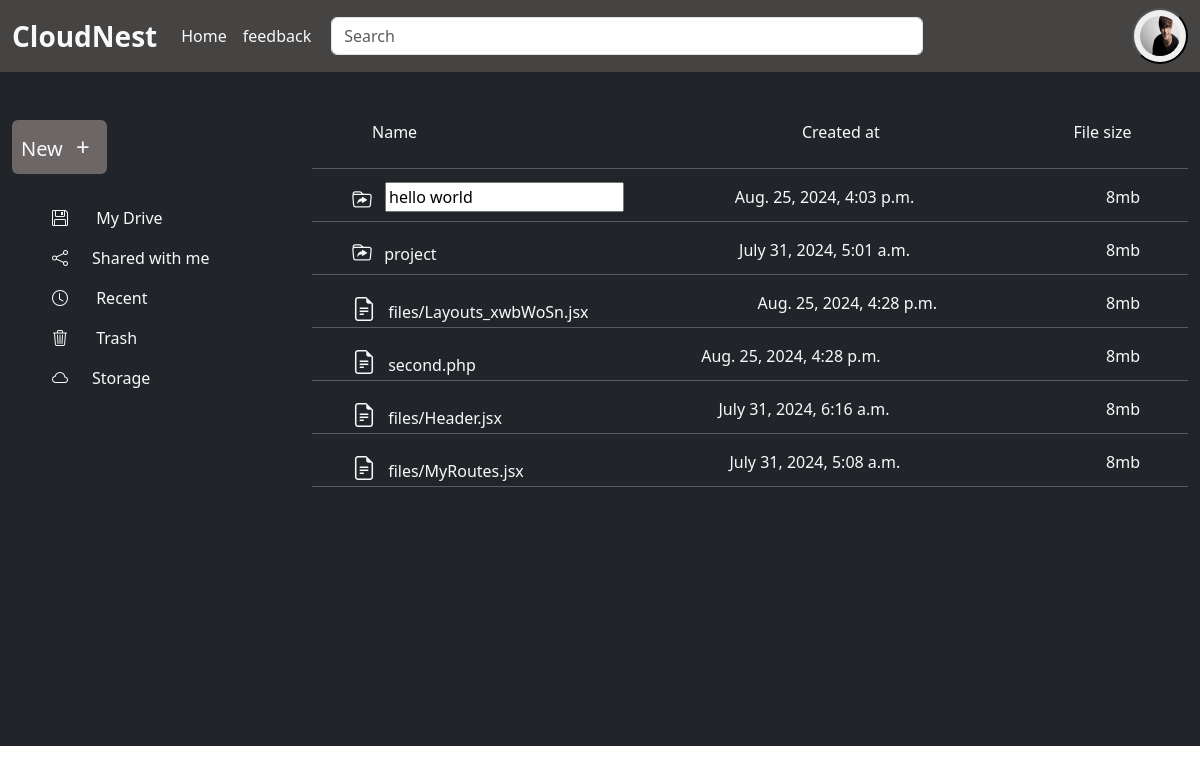
The page /cloudNest/renameFolder/6 (signed in) on the database as committed earlier.
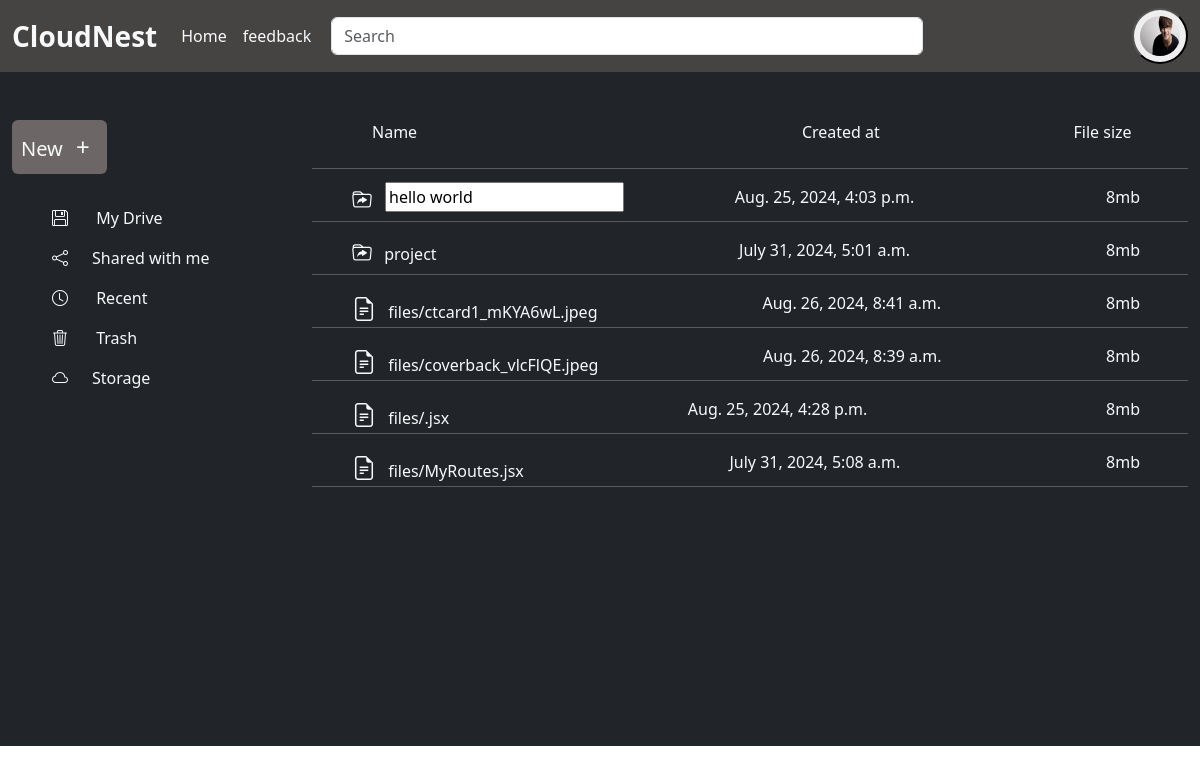
The same page on the database as committed later.
### drive/models.py (models this page shows, shortened)
class Folder(models.Model):
    folderName= models.CharField(max_length=50,default='Folder',null=True)
    folderUser = models.ForeignKey(User,on_delete=models.CASCADE,null=True)
    created_at = models.DateTimeField(auto_now_add=True)

class File(models.Model):
    file = models.FileField(upload_to='files',null=False)
    fileUser = models.ForeignKey(User,on_delete=models.CASCADE)
    created_at = models.DateTimeField(auto_now_add=True)

### drive/views.py (the view, shortened to what this page needs)
# urls.py: path('cloudNest/renameFolder/<int:rename_id>', renameFolder, name='renameFolder'),
def renameFolder(request,rename_id):
    if request.user.is_authenticated:
        folders = Folder.objects.filter(folderUser=request.user).order_by('-id')
        files = File.objects.filter(fileUser=request.user).order_by('-id')
        folder_instance = get_object_or_404(Folder, id=rename_id, folderUser=request.user)
    context = {
        'folders':folders,
        'files':files,
        'rename_id': rename_id
    }
    return render(request,'rename.html',context)

### drive/templates/rename.html (shortened to what this page needs)
    {% extends "index.html" %}
    {% block content %}
    {% include 'leftContainer.html' %}
    <div class="container-fluid w-75 float-end bg-dark position-relative me-0 pb-3" style="height:auto;padding-bottom: 23px;">
            <div class="container d-flex justify-content-between w-75 ms-5 mt-5 pb-2 sticky-top  text-light">
                <div class="name w-50">Name</div>
                <div class="owner w-25">Created at</div>
                <div class="file_size " style="margin-right: -20%;">File size</div>
            </div>
            <div class="list-group overflow-y-scroll  p-0" style="height:72.3vh;">
            {% if folders %}
                {% for folder in folders %}
                    <div style="position: relative;">
                        <hr class="text-light">
                        <a href="{% url 'folder' folder.id %}" class="double-click-link context_items text-decoration-none text-light d-flex justify-content-between ps-4 pe-4 pt-0" style="height: 20px;">
                            <div class="folder_name w-25 ps-3"><i class="bi bi-folder-symlink pe-2 fs-5"></i>
                                {% if folder.id == rename_id %}
                                <form action="{% url 'renameFolder' folder.id %}" method="POST"  id="renameform">
                                    <input type="text" name="renameFolder" id="renameFolder" value="{{ folder.folderName }}" class="smallForm">
                                </form>
                                {% else %}
                                {{ folder.folderName }}
                            {% endif %}
                            </div>
                            <div class="folder_name">{{folder.created_at}}</div>
                            <div class="folder_name pe-4">8mb</div>
                        </a>
                    </div>
                {% endfor %}
            {% endif %}
            {% if files %}
                {% for file in files %}
                    <hr class="text-light">
                    <a href="" id="fileRightClick" class="text-decoration-none text-light d-flex justify-content-between ps-4 pe-4 pt-0" style="height: 20px;">
                        <div class="folder_name  ps-3"><i class="bi bi-file-earmark-text fs-4 pe-2"></i>
                            {{ file.file}}
                        </div>
                        <div class="folder_name">{{file.created_at}}</div>
                        <div class="folder_name pe-4">8mb</div>
                    </a>
                {% endfor %}
            {% endif %}
            <hr class="text-light">
        </div>
        </div>
    {% endblock content %}

### templates/index.html (shortened to what this page needs)
{% load static %}
<!DOCTYPE html>
<html lang="en">
<head>
    <link rel="stylesheet" type="text/css" href="{% static 'CSS/style.css' %}"/>
    <link href="https://cdn.jsdelivr.net/npm/bootstrap@5.3.3/dist/css/bootstrap.min.css" rel="stylesheet">
</head>
<body>
    {% include 'header.html' %}
    {% block content %}
    {% endblock content %}
</body>
</html>

### templates/header.html (shortened to what this page needs)
{% load static %}
<!DOCTYPE html>
<html lang="en">
  <head>
    <link
      rel="stylesheet"
      href="https://cdn.jsdelivr.net/npm/bootstrap-icons@1.11.3/font/bootstrap-icons.min.css"
    />
  </head>
  <body>
    <nav
      class="navbar navbar-expand-lg"
      style="background-color: rgb(70, 67, 67)"
    >
      <div class="container-fluid">
        <a class="navbar-brand fs-3 fw-bolder text-light" href="/">CloudNest</a>
        <div class="collapse navbar-collapse" id="navbarTogglerDemo02">
          <ul class="navbar-nav me-auto mb-2 mb-lg-0">
            <li class="nav-item">
              <a class="nav-link active text-light" aria-current="page" href="/"
                >Home</a
              >
            </li>
             {% if user.is_authenticated %}
            <li class="nav-item">
              <a class="nav-link text-light" href="#" aria-disabled="true"
                >feedback</a
              >
            </li>
            {% endif %}
          </ul>
          <form class="container-fluid d-flex float-end" role="search">
            <input
              class="form-control me-2 w-75"
              type="search"
              placeholder="Search"
              aria-label="Search"
            />
          </form>
          {% if user.is_authenticated %}
          <button
            type="button"
            class="rounded-circle"
            style="height: 56px; width: 56px"
            data-bs-toggle="modal"
            data-bs-target="#staticBackdrop"
          >
            <img
              src="{% static 'images/profile.png' %}"
              class="rounded-circle ms-0"
              height="40px"
              width="40px"
              alt="profile image"
              data-bs-toggle="offcanvas"
              data-bs-target="#offcanvasRight"
              aria-controls="offcanvasRight"
              type="button"
            />
          </button>
          {% endif %}
        </div>
      </div>
    </nav>
  </body>
</html>

### drive/templates/leftContainer.html (shortened to what this page needs)
<!DOCTYPE html>
<html lang="en">
<head>
</head>
<body>
    <div class=" d-flex h-100vh">
        <div class="left-side-container w-25 container bg-dark pt-5 h-100vh">
            <div class="text-decoration-none d-flex btn_click">
                <button class="btn fs-5 p-2 text-light rounded"  role='button' id="btn">New <span class="fs-4 p-2">+</span></button>
            </div>
               <ul class="mt-4">
                <li class="p-2"><a href="#" class="text-decoration-none text-light"><i class="bi bi-floppy pe-4"></i> My Drive</li></a>
                <li class="p-2"><a href="#" class="text-decoration-none text-light"><i class="bi bi-share pe-4"></i>Shared with me</li></a>
                <li class="p-2"><a href="#" class="text-decoration-none text-light"><i class="bi bi-clock pe-4"></i> Recent</li></a>
                <li class="p-2"><a href="#" class="text-decoration-none text-light"><i class="bi bi-trash3 pe-4"></i> Trash</li></a>
                <li class="p-2"><a href="#" class="text-decoration-none text-light"><i class="bi bi-cloud pe-4"></i>Storage</li></a>
               </ul>
        </div>
</body>
</html>

### static/CSS/style.css (style rules this page uses)
.btn { background-color: rgb(109, 102, 102)!important; }
#renameform { position: absolute; padding: 9px; top: 21px; left: 4rem; }

Rows that differ between the two databases and show on the page:
removed File: file "second.php", created_at "Aug. 25, 2024, 4:28 p.m."
removed File: file "files/Header.jsx", created_at "July 31, 2024, 6:16 a.m."
added File: file "files/ctcard1_mKYA6wL.jpeg", created_at "Aug. 26, 2024, 8:41 a.m."
added File: file "files/coverback_vlcFlQE.jpeg", created_at "Aug. 26, 2024, 8:39 a.m."
changed File: file "files/Layouts_xwbWoSn.jsx" → "files/.jsx"
